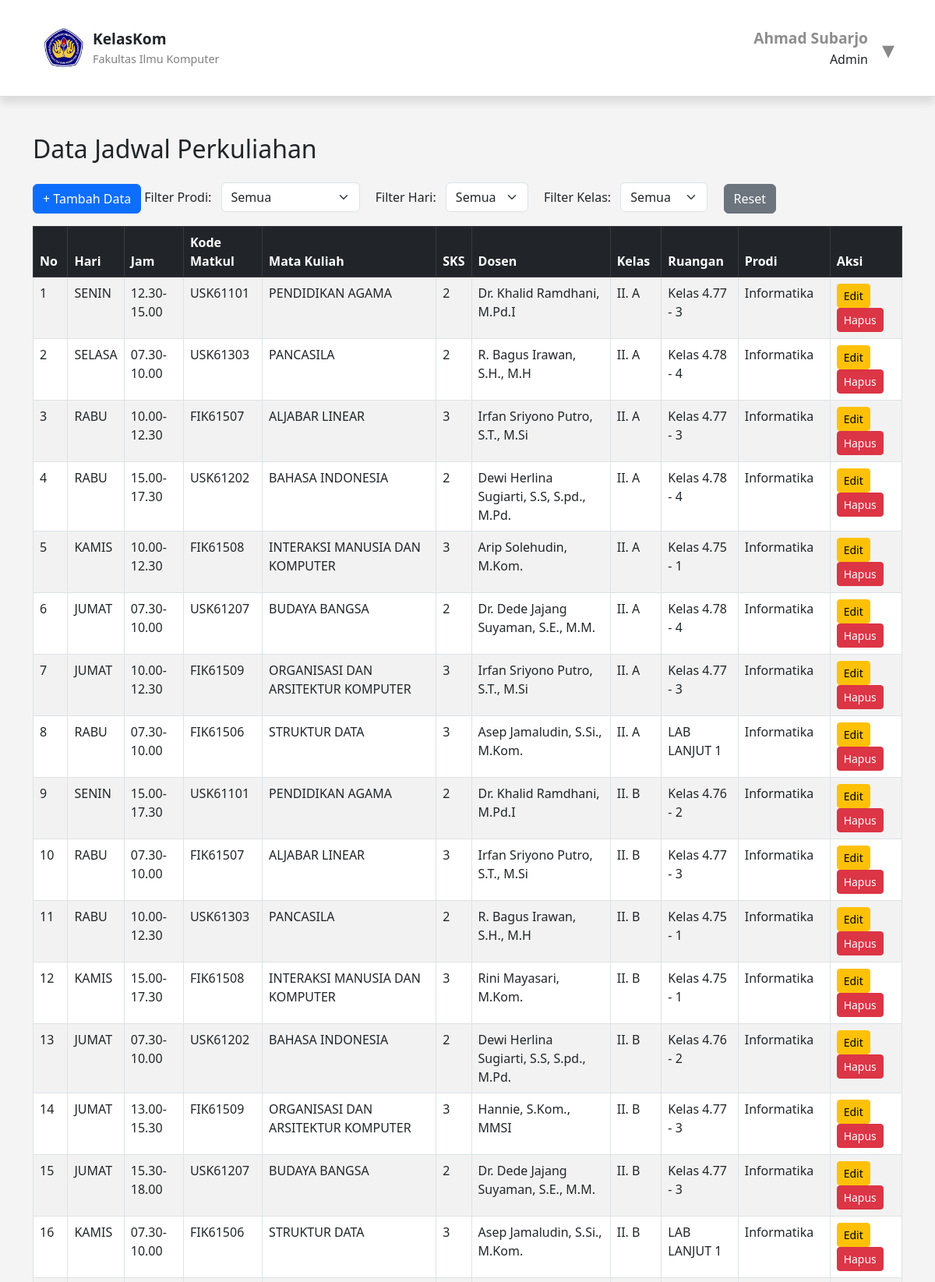
/KelasKom/PHP/TampilanJadwalKelas.php (signed in, upper part), run on the app's committed database.
### tables this page shows
CREATE TABLE `jadwal_matkul` (
  `id` int(11) NOT NULL,
  `hari` varchar(20) NOT NULL,
  `jam` varchar(20) NOT NULL,
  `kode_matkul` varchar(20) NOT NULL,
  `mata_kuliah` varchar(100) NOT NULL,
  `sks` int(1) NOT NULL,
  `dosen` varchar(100) NOT NULL,
  `kelas` varchar(20) NOT NULL,
  `ruangan` varchar(20) NOT NULL,
  `prodi` varchar(20) NOT NULL
);

### KelasKom/PHP/TampilanJadwalKelas.php (the view, shortened to what this page needs)
<?php
include 'DbKelasKom.php';
$userType = '';
$userIdentifier = '';
if (isset($_SESSION['username'])) {
    $username = mysqli_real_escape_string($conn, $_SESSION['username']);
    $query_admin = mysqli_query($conn, "SELECT username FROM admin WHERE username = '$username'");
    if (mysqli_num_rows($query_admin) > 0) {
        $userType = 'Admin';
        $userIdentifier = $username;
    }
}
$query = "SELECT * FROM jadwal_matkul";
$stmt = $conn->prepare($query);
$stmt->execute();
$result = $stmt->get_result();
?>
<!DOCTYPE html>
<html>
<head>
    <link href="https://cdn.jsdelivr.net/npm/bootstrap@5.3.0/dist/css/bootstrap.min.css" rel="stylesheet">
    <link rel="stylesheet" href="../CSS/JadwalKelas.css">
</head>
<body>
    <header>
        <div class="logo-section">
            <img src="../PIC/logo.png" alt="Logo Fasilkom" />
            <div class="logo-text">
                <span>KelasKom</span>
                <span>Fakultas Ilmu Komputer</span>
            </div>
        </div>
        <div class="user-dropdown">
            <label for="toggle-dropdown" class="user-label">
                <div class="user-label-content">
                    <div class="user-info">
                        <strong><?php echo htmlspecialchars($userIdentifier); ?></strong><br />
                        <?php echo htmlspecialchars($userType); ?>
                    </div>
                    <span class="arrow">▾</span>
                </div>
            </label>
        </div>
    </header>
    <div class="container mt-5">
        <h2 class="mb-4">Data Jadwal Perkuliahan</h2>
        <div class="mb-3">
            <?php if ($userType === 'Admin'): ?>
                <a href="TambahJadwalKelas.php" class="btn btn-primary">+ Tambah Data</a>
            <?php endif; ?>
            <form method="GET" class="d-inline">
                <label for="prodi" class="me-2">Filter Prodi:</label>
                <select name="prodi" id="prodi" class="form-select d-inline w-auto" onchange="this.form.submit()">
                    <option value="">Semua</option>
                </select>
                <label for="hari" class="me-2 ms-3">Filter Hari:</label>
                <select name="hari" id="hari" class="form-select d-inline w-auto" onchange="this.form.submit()">
                    <option value="">Semua</option>
                </select>
                <label for="kelas" class="me-2 ms-3">Filter Kelas:</label>
                <select name="kelas" id="kelas" class="form-select d-inline w-auto" onchange="this.form.submit()">
                    <option value="">Semua</option>
                </select>
                <a href="TampilanJadwalKelas.php" class="btn btn-secondary ms-3">Reset</a>
            </form>
        </div>
        <table class="table table-bordered table-striped">
            <thead class="table-dark">
                <tr>
                    <th>No</th>
                    <th>Hari</th>
                    <th>Jam</th>
                    <th>Kode Matkul</th>
                    <th>Mata Kuliah</th>
                    <th>SKS</th>
                    <th>Dosen</th>
                    <th>Kelas</th>
                    <th>Ruangan</th>
                    <th>Prodi</th>
                    <th>Aksi</th>
                </tr>
            </thead>
            <tbody>
                <?php
                $no = 1;
                if ($result->num_rows > 0) {
                    while ($row = $result->fetch_assoc()) {
                        echo "<tr>
                            <td>$no</td>
                            <td>" . htmlspecialchars($row['hari']) . "</td>
                            <td>" . htmlspecialchars($row['jam']) . "</td>
                            <td>" . htmlspecialchars($row['kode_matkul']) . "</td>
                            <td>" . htmlspecialchars($row['mata_kuliah']) . "</td>
                            <td>" . htmlspecialchars($row['sks']) . "</td>
                            <td>" . htmlspecialchars($row['dosen']) . "</td>
                            <td>" . htmlspecialchars($row['kelas']) . "</td>
                            <td>" . htmlspecialchars($row['ruangan']) . "</td>
                            <td>" . htmlspecialchars($row['prodi']) . "</td>
                            <td>";
                        if ($userType === 'Admin') {
                            echo "<a href='EditJadwalKelas.php?id={$row['id']}' class='btn btn-warning btn-sm'>Edit</a>
                                  <a href='HapusJadwalKelas.php?id={$row['id']}' class='btn btn-danger btn-sm' onclick='return confirm(\"Yakin ingin menghapus?\")'>Hapus</a>";
                        } else {
                            echo "-";
                        }
                        echo "</td>
                        </tr>";
                        $no++;
                    }
                } else {
                    echo "<tr><td colspan='11' class='text-center'>Tidak ada data jadwal yang ditemukan.</td></tr>";
                }
                ?>
            </tbody>
        </table>
    </div>
</body>
</html>

### KelasKom/CSS/JadwalKelas.css (style rules this page uses)
* { box-sizing: border-box; text-decoration: none; }
body { margin: 0; font-family: 'Segoe UI', sans-serif; background: #f4f4f4; }
header { display: flex; justify-content: space-between; align-items: center; padding: 35px 32px; background-color: white; border-bottom: 1px solid #ddd; background-color: white; box-shadow: 0 8px 10px rgba(0, 0, 0, 0.1); }
.logo-section { display: flex; align-items: center; padding-left: 25px; }
.logo-section img { width: 50px; height: 50px; margin-right: 12px; }
.logo-text { display: flex; flex-direction: column; }
.logo-text span:first-child { font-weight: bold; font-size: 1.2em; }
.logo-text span:last-child { font-size: 0.9em; color: gray; }
.user-info { text-align: right; margin-right: 32px; }
.user-info strong { font-size: 1.2em; color: #8d8d8d; }
.user-dropdown { position: relative; display: inline-block; }
.user-label { cursor: pointer; display: inline-block; text-align: right; }
.user-label-content { display: flex; align-items: center; gap: 6px; }
.arrow { margin-left: -20px; margin-right: 20px; font-size: 2.0em; color: #888; position: relative; top: 2px; cursor: pointer; transition: color 0.2s ease; }

### data on the page
jadwal_matkul: hari "SENIN", jam "12.30-15.00", kode_matkul "USK61101", mata_kuliah "PENDIDIKAN AGAMA", sks "2", dosen "Dr. Khalid Ramdhani, M.Pd.I", kelas "II. A", ruangan "Kelas 4.77 - 3", prodi "Informatika"
jadwal_matkul: hari "SELASA", jam "07.30-10.00", kode_matkul "USK61303", mata_kuliah "PANCASILA", sks "2", dosen "R. Bagus Irawan, S.H., M.H", kelas "II. A", ruangan "Kelas 4.78 - 4", prodi "Informatika"
jadwal_matkul: hari "RABU", jam "10.00-12.30", kode_matkul "FIK61507", mata_kuliah "ALJABAR LINEAR", sks "3", dosen "Irfan Sriyono Putro, S.T., M.Si", kelas "II. A", ruangan "Kelas 4.77 - 3", prodi "Informatika"
jadwal_matkul: hari "RABU", jam "15.00-17.30", kode_matkul "USK61202", mata_kuliah "BAHASA INDONESIA", sks "2", dosen "Dewi Herlina Sugiarti, S.S, S.pd., M.Pd.", kelas "II. A", ruangan "Kelas 4.78 - 4", prodi "Informatika"
jadwal_matkul: hari "KAMIS", jam "10.00-12.30", kode_matkul "FIK61508", mata_kuliah "INTERAKSI MANUSIA DAN KOMPUTER", sks "3", dosen "Arip Solehudin, M.Kom.", kelas "II. A", ruangan "Kelas 4.75 - 1", prodi "Informatika"
jadwal_matkul: hari "JUMAT", jam "07.30-10.00", kode_matkul "USK61207", mata_kuliah "BUDAYA BANGSA", sks "2", dosen "Dr. Dede Jajang Suyaman, S.E., M.M.", kelas "II. A", ruangan "Kelas 4.78 - 4", prodi "Informatika"
jadwal_matkul: hari "JUMAT", jam "10.00-12.30", kode_matkul "FIK61509", mata_kuliah "ORGANISASI DAN ARSITEKTUR KOMPUTER", sks "3", dosen "Irfan Sriyono Putro, S.T., M.Si", kelas "II. A", ruangan "Kelas 4.77 - 3", prodi "Informatika"
jadwal_matkul: hari "RABU", jam "07.30-10.00", kode_matkul "FIK61506", mata_kuliah "STRUKTUR DATA", sks "3", dosen "Asep Jamaludin, S.Si., M.Kom.", kelas "II. A", ruangan "LAB LANJUT 1", prodi "Informatika"
jadwal_matkul: hari "SENIN", jam "15.00-17.30", kode_matkul "USK61101", mata_kuliah "PENDIDIKAN AGAMA", sks "2", dosen "Dr. Khalid Ramdhani, M.Pd.I", kelas "II. B", ruangan "Kelas 4.76 - 2", prodi "Informatika"
jadwal_matkul: hari "RABU", jam "07.30-10.00", kode_matkul "FIK61507", mata_kuliah "ALJABAR LINEAR", sks "3", dosen "Irfan Sriyono Putro, S.T., M.Si", kelas "II. B", ruangan "Kelas 4.77 - 3", prodi "Informatika"
jadwal_matkul: hari "RABU", jam "10.00-12.30", kode_matkul "USK61303", mata_kuliah "PANCASILA", sks "2", dosen "R. Bagus Irawan, S.H., M.H", kelas "II. B", ruangan "Kelas 4.75 - 1", prodi "Informatika"
jadwal_matkul: hari "KAMIS", jam "15.00-17.30", kode_matkul "FIK61508", mata_kuliah "INTERAKSI MANUSIA DAN KOMPUTER", sks "3", dosen "Rini Mayasari, M.Kom.", kelas "II. B", ruangan "Kelas 4.75 - 1", prodi "Informatika"
jadwal_matkul: hari "JUMAT", jam "07.30-10.00", kode_matkul "USK61202", mata_kuliah "BAHASA INDONESIA", sks "2", dosen "Dewi Herlina Sugiarti, S.S, S.pd., M.Pd.", kelas "II. B", ruangan "Kelas 4.76 - 2", prodi "Informatika"
jadwal_matkul: hari "JUMAT", jam "13.00-15.30", kode_matkul "FIK61509", mata_kuliah "ORGANISASI DAN ARSITEKTUR KOMPUTER", sks "3", dosen "Hannie, S.Kom., MMSI", kelas "II. B", ruangan "Kelas 4.77 - 3", prodi "Informatika"
jadwal_matkul: hari "JUMAT", jam "15.30-18.00", kode_matkul "USK61207", mata_kuliah "BUDAYA BANGSA", sks "2", dosen "Dr. Dede Jajang Suyaman, S.E., M.M.", kelas "II. B", ruangan "Kelas 4.77 - 3", prodi "Informatika"
jadwal_matkul: hari "KAMIS", jam "07.30-10.00", kode_matkul "FIK61506", mata_kuliah "STRUKTUR DATA", sks "3", dosen "Asep Jamaludin, S.Si., M.Kom.", kelas "II. B", ruangan "LAB LANJUT 1", prodi "Informatika"

### other printed values
$userIdentifier "Ahmad Subarjo"
$userType "Admin"
